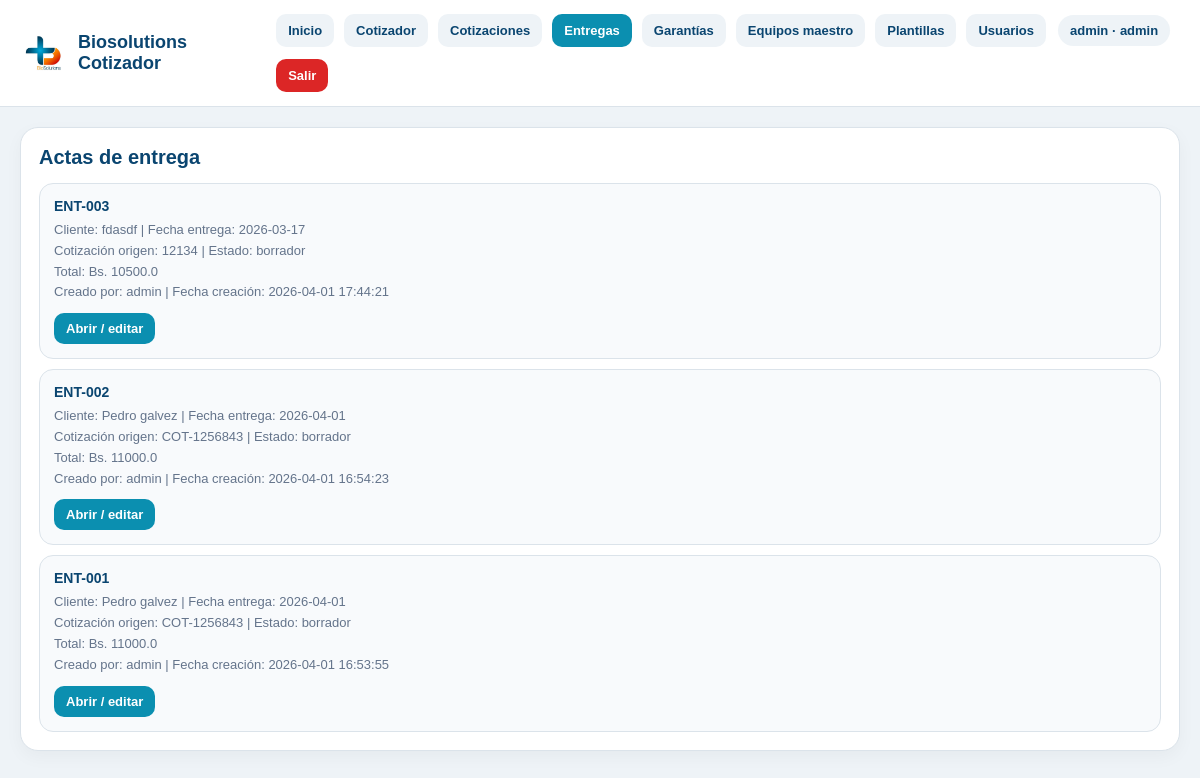
/entregas (signed in), run on the app's committed database.
### tables this page shows
CREATE TABLE usuarios (
    id INTEGER PRIMARY KEY AUTOINCREMENT,
    username TEXT NOT NULL UNIQUE,
    password_hash TEXT NOT NULL,
    nombre TEXT,
    rol TEXT NOT NULL DEFAULT 'editor',
    activo INTEGER NOT NULL DEFAULT 1,
    creado_en TEXT NOT NULL DEFAULT CURRENT_TIMESTAMP
);

CREATE TABLE entregas (
            id INTEGER PRIMARY KEY AUTOINCREMENT,
            cotizacion_id INTEGER NOT NULL,
            numero_entrega TEXT,
            fecha_entrega TEXT,
            cliente_nombre TEXT,
            cliente_documento TEXT,
            recibe_nombre TEXT,
            entrega_nombre TEXT,
            entrega_documento_texto TEXT,
            texto_intro TEXT,
            total REAL DEFAULT 0,
            payload_json TEXT,
            estado TEXT DEFAULT 'borrador',
            creado_por_user_id INTEGER,
            actualizado_por_user_id INTEGER,
            creado_en TEXT DEFAULT CURRENT_TIMESTAMP,
            actualizado_en TEXT DEFAULT CURRENT_TIMESTAMP
        );

CREATE TABLE cotizaciones (
    id INTEGER PRIMARY KEY AUTOINCREMENT,
    numero TEXT,
    fecha TEXT,
    cliente TEXT,
    atencion TEXT,
    ciudad TEXT,
    validez TEXT,
    forma_pago TEXT,
    observaciones TEXT,
    moneda TEXT DEFAULT 'BOB',
    total REAL DEFAULT 0,
    estado TEXT DEFAULT 'borrador'
, payload_json TEXT, creado_por_user_id INTEGER, actualizado_por_user_id INTEGER, creado_en TEXT, actualizado_en TEXT, estado_documental TEXT DEFAULT 'borrador');

### app.py (the view)
@app.route("/entregas")
@login_required
def entregas_page():
    conn = get_db_connection()
    ensure_auth_schema(conn)
    entregas = conn.execute("""
        SELECT
            e.*,
            c.numero AS cotizacion_numero,
            uc.username AS creado_por_username,
            ua.username AS actualizado_por_username
        FROM entregas e
        LEFT JOIN cotizaciones c ON c.id = e.cotizacion_id
        LEFT JOIN usuarios uc ON uc.id = e.creado_por_user_id
        LEFT JOIN usuarios ua ON ua.id = e.actualizado_por_user_id
        ORDER BY e.id DESC
    """).fetchall()
    conn.close()
    return render_template("entregas.html", entregas=entregas, active_page="entregas")

### app.py (called while the page is built)
def get_db_connection():
    conn = sqlite3.connect(DB_PATH, timeout=10)
    conn.row_factory = sqlite3.Row
    return conn

def ensure_payload_json_column(conn):
    columns = conn.execute("PRAGMA table_info(cotizaciones)").fetchall()
    column_names = [col["name"] for col in columns]
    if "payload_json" not in column_names:
        conn.execute("ALTER TABLE cotizaciones ADD COLUMN payload_json TEXT")
        conn.commit()

def ensure_users_table(conn):
    conn.execute("""
        CREATE TABLE IF NOT EXISTS usuarios (
            id INTEGER PRIMARY KEY AUTOINCREMENT,
            username TEXT NOT NULL UNIQUE,
            password_hash TEXT NOT NULL,
            nombre TEXT,
            rol TEXT NOT NULL DEFAULT 'editor',
            activo INTEGER NOT NULL DEFAULT 1,
            creado_en TEXT NOT NULL DEFAULT CURRENT_TIMESTAMP
        )
    """)
    conn.commit()

def ensure_cotizacion_documental_column(conn):
    columns = conn.execute("PRAGMA table_info(cotizaciones)").fetchall()
    column_names = [col["name"] for col in columns]
    if "estado_documental" not in column_names:
        conn.execute("ALTER TABLE cotizaciones ADD COLUMN estado_documental TEXT DEFAULT 'borrador'")
        conn.commit()

def ensure_cotizaciones_audit_columns(conn):
    columns = conn.execute("PRAGMA table_info(cotizaciones)").fetchall()
    column_names = [col["name"] for col in columns]
    if "creado_por_user_id" not in column_names:
        conn.execute("ALTER TABLE cotizaciones ADD COLUMN creado_por_user_id INTEGER")
    if "actualizado_por_user_id" not in column_names:
        conn.execute("ALTER TABLE cotizaciones ADD COLUMN actualizado_por_user_id INTEGER")
    if "creado_en" not in column_names:
        conn.execute("ALTER TABLE cotizaciones ADD COLUMN creado_en TEXT")
    if "actualizado_en" not in column_names:
        conn.execute("ALTER TABLE cotizaciones ADD COLUMN actualizado_en TEXT")
    conn.commit()

def ensure_documentos_schema(conn):
    ensure_payload_json_column(conn)
    ensure_cotizaciones_audit_columns(conn)
    ensure_cotizacion_documental_column(conn)
    ensure_entregas_table(conn)
    ensure_garantias_table(conn)

def ensure_auth_schema(conn):
    ensure_users_table(conn)
    ensure_documentos_schema(conn)

def login_required(view_func):
    @wraps(view_func)
    def wrapper(*args, **kwargs):
        if not session.get("user_id"):
            return redirect(url_for("login", next=request.path))
        return view_func(*args, **kwargs)
    return wrapper

### templates/entregas.html (shortened to what this page needs)
{% extends "base.html" %}
{% block content %}
<section class="page-card">
  <h2>Actas de entrega</h2>
  {% if entregas %}
    <div class="lib-list">
      {% for e in entregas %}
        <div class="lib-card">
          <strong>{{ e["numero_entrega"] or "Sin número" }}</strong>
          <span>
            {% if e["cliente_nombre"] %}Cliente: {{ e["cliente_nombre"] }}{% endif %}
            {% if e["fecha_entrega"] %} | Fecha entrega: {{ e["fecha_entrega"] }}{% endif %}
          </span>
          <span>
            {% if e["cotizacion_numero"] %}Cotización origen: {{ e["cotizacion_numero"] }}{% endif %}
            | Estado: {{ e["estado"] or "borrador" }}
          </span>
          <span>
            Total: Bs. {{ e["total"] or 0 }}
          </span>
           <span>
            Creado por: {{ e["creado_por_username"] or "N/D" }}
            {% if e["creado_en"] %} | Fecha creación: {{ e["creado_en"] }}{% endif %}
          </span>
          <div class="actions">
            <a href="{{ url_for('entrega_detail_page', entrega_id=e['id']) }}">Abrir / editar</a>
          </div>
        </div>
      {% endfor %}
    </div>
  {% else %}
    <p class="tiny-note">Todavía no hay actas de entrega generadas.</p>
  {% endif %}
</section>
{% endblock %}

### templates/base.html (shortened to what this page needs)
<!DOCTYPE html>
<html lang="es">
<head>
  <link rel="stylesheet" href="{{ url_for('static', filename='styles.css') }}?v=7" />
</head>
<body>
  <header class="topbar">
    <div class="topbar-left">
      <img src="{{ url_for('static', filename='logo_biosolutions.png') }}" alt="BioSolutions" class="topbar-logo">
      <div class="topbar-title">Biosolutions Cotizador</div>
    </div>
    <div class="topbar-right">
      <nav class="nav-links">
        <a href="{{ url_for('dashboard') }}" class="{% if active_page == 'inicio' %}active{% endif %}">Inicio</a>
        {% if current_role in ['admin', 'editor', 'visor'] %}
          <a href="{{ url_for('cotizador') }}" class="{% if active_page == 'cotizador' %}active{% endif %}">Cotizador</a>
          <a href="{{ url_for('cotizaciones_page') }}" class="{% if active_page == 'cotizaciones' %}active{% endif %}">Cotizaciones</a>
          <a href="{{ url_for('entregas_page') }}" class="{% if active_page == 'entregas' %}active{% endif %}">Entregas</a>
          <a href="{{ url_for('garantias_page') }}" class="{% if active_page == 'garantias' %}active{% endif %}">Garantías</a>
        {% endif %}
        {% if current_role in ['admin', 'editor', 'visor'] %}
          <a href="{{ url_for('equipos_page') }}" class="{% if active_page == 'equipos' %}active{% endif %}">Equipos maestro</a>
          <a href="{{ url_for('plantillas_page') }}" class="{% if active_page == 'plantillas' %}active{% endif %}">Plantillas</a>
        {% endif %}
        {% if current_role == 'admin' %}
          <a href="{{ url_for('usuarios_page') }}" class="{% if active_page == 'usuarios' %}active{% endif %}">Usuarios</a>
        {% endif %}
      </nav>
      {% if current_user %}
        <div class="user-chip">
          {{ current_user["username"] }} · {{ current_user["rol"] }}
        </div>
        <a href="{{ url_for('logout') }}" class="logout-link">Salir</a>
      {% endif %}
    </div>
  </header>
  <main class="page-shell">
    {% block content %}{% endblock %}
  </main>
</body>
</html>

### static/styles.css (style rules this page uses)
:root { --primary:#0b8fb0; --primary-dark:#0a4570; --accent:#f47c20; --text:#1f2937; --muted:#6b7280; --line:#dbe3ea; --soft:#f7fafc; --panel:#ffffff; --bg:#eef3f7; --danger:#dc2626; }
* { box-sizing:border-box }
body { margin:0; font-family:Arial, Helvetica, sans-serif; background:var(--bg); color:var(--text); }

### templates/base.html (style rules this page uses)
.topbar { display:flex; justify-content:space-between; align-items:center; gap:16px; padding:14px 22px; background:#fff; border-bottom:1px solid #dbe3ea; position:sticky; top:0; z-index:20; }
.topbar-left { display:flex; align-items:center; gap:14px; }
.topbar-logo { height:42px; width:auto; display:block; }
.topbar-title { font-size:18px; font-weight:800; color:#0a4570; }
.nav-links { display:flex; flex-wrap:wrap; gap:10px; }
.nav-links a { text-decoration:none; padding:9px 12px; border-radius:10px; background:#eef3f7; color:#0a4570; font-weight:700; font-size:13px; }
.nav-links a.active { background:#0b8fb0; color:#fff; }
.topbar-right { display:flex; align-items:center; gap:12px; flex-wrap:wrap; }
.user-chip { display:inline-flex; align-items:center; gap:8px; background:#eef3f7; color:#0a4570; border-radius:999px; padding:8px 12px; font-size:13px; font-weight:700; }
.logout-link { text-decoration:none; background:#dc2626; color:#fff; padding:9px 12px; border-radius:10px; font-size:13px; font-weight:700; }
.page-shell { padding:20px; }

### templates/entregas.html (style rules this page uses)
.page-card { background:#fff; border:1px solid #dbe3ea; border-radius:18px; padding:18px; box-shadow:0 6px 18px rgba(0,0,0,.04); }
.page-card h2 { margin:0 0 14px; color:#0a4570; font-size:20px; }
.lib-list { display:grid; gap:10px; }
.lib-card { border:1px solid #dbe3ea; border-radius:14px; padding:14px; background:#f8fafc; }
.lib-card strong { display:block; margin-bottom:6px; color:#0a4570; font-size:14px; }
.lib-card span { display:block; font-size:13px; color:#64748b; line-height:1.6; }
.actions { margin-top:10px; display:flex; gap:8px; flex-wrap:wrap; }
.actions a { text-decoration:none; background:#0b8fb0; color:#fff; padding:8px 12px; border-radius:10px; font-size:13px; font-weight:700; }

### data on the page
usuarios: username "admin", rol "admin"
entregas: numero_entrega "ENT-003", cliente_nombre "fdasdf", fecha_entrega "2026-03-17", cotizacion_numero "12134", estado "borrador", total "10500.0", username "admin", creado_en "2026-04-01 17:44:21"
entregas: numero_entrega "ENT-002", cliente_nombre "Pedro galvez", fecha_entrega "2026-04-01", cotizacion_numero "COT-1256843", estado "borrador", total "11000.0", username "admin", creado_en "2026-04-01 16:54:23"
entregas: numero_entrega "ENT-001", cliente_nombre "Pedro galvez", fecha_entrega "2026-04-01", cotizacion_numero "COT-1256843", estado "borrador", total "11000.0", username "admin", creado_en "2026-04-01 16:53:55"
